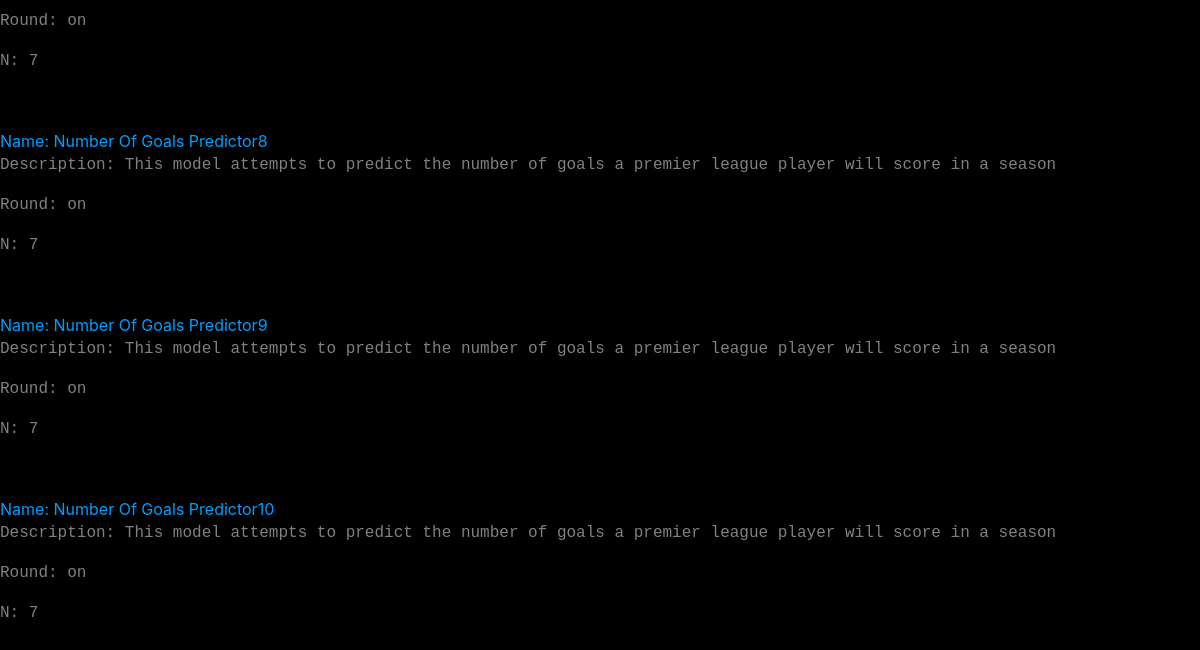
Before: /view (lower part) with the older database file.
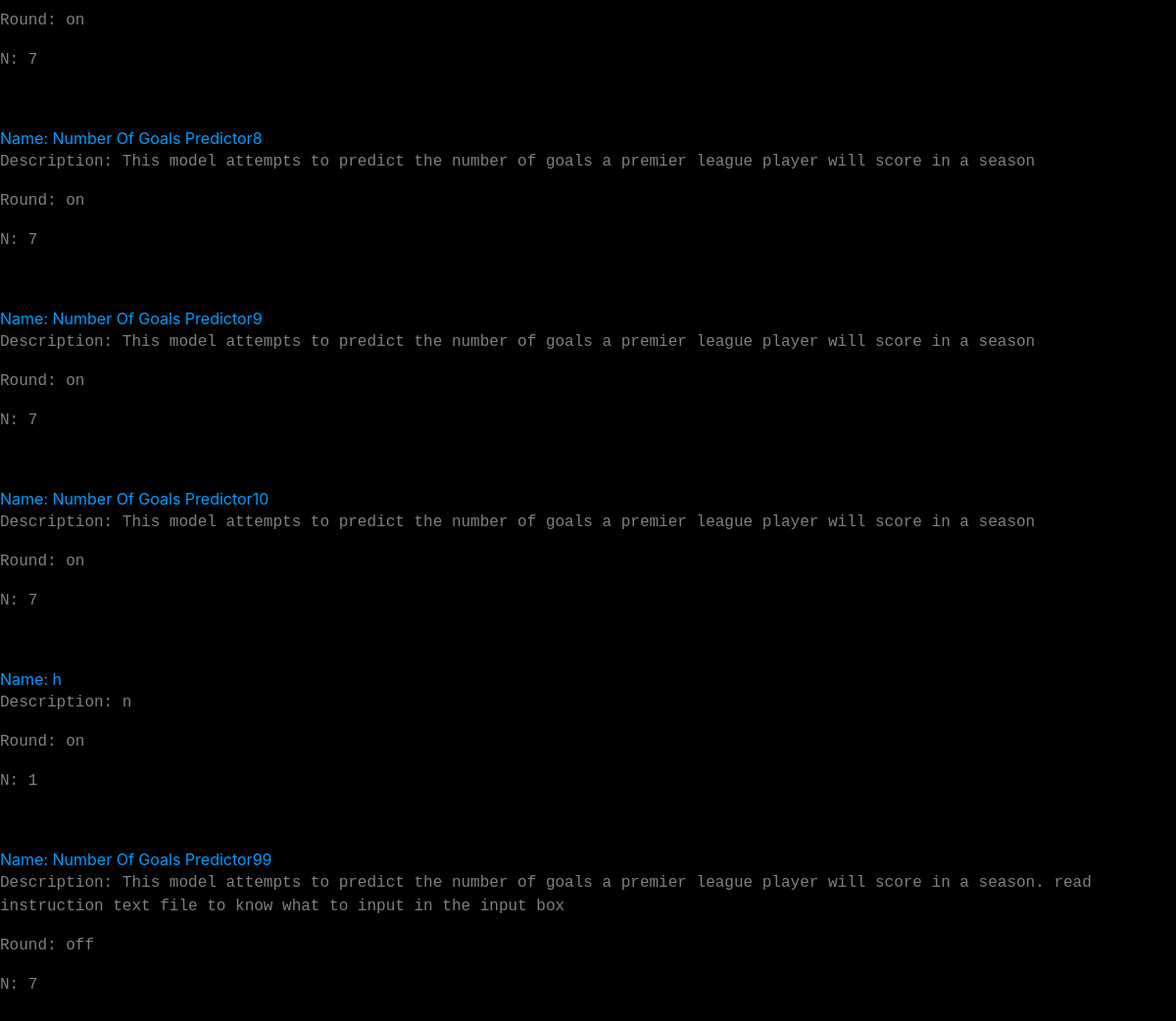
After: the same page with the newer database file.
### app.py (models this page shows, shortened)
class models(db.Model):
    _id = db.Column("id", db.Integer, primary_key=True)
    filename = db.Column(db.String(50))
    filedescription = db.Column(db.String(200))
    data = db.Column(db.LargeBinary)
    instructions = db.Column(db.LargeBinary)
    isround = db.Column(db.String(50))
    dictionary = db.Column(db.LargeBinary)
    parameterorder = db.Column(db.String(50))
    numberofparameters = db.Column(db.Integer())

### app.py (the view)
@app.route("/view")
def view():
    return render_template("view.html", values=models.query.all())

### templates/view.html (shortened to what this page needs)
{% extends "base.html" %}
{% block content %}
    {% for item in values %}
        <a href={{ url_for('view_model', name=item.filename) }}>Name: {{item.filename}}</a>
        <p>Description: {{item.filedescription}}</p>
        <p>Round: {{item.isround}}</p>
        <p>N: {{item.numberofparameters}}</p>
        <p>&ensp;</p>
    {% endfor %}
{% endblock %}

### templates/base.html (shortened to what this page needs)
<html>
<head>
    <link rel="stylesheet" href="https://cdn.jsdelivr.net/npm/bootstrap@4.3.1/dist/css/bootstrap.min.css">
</head>
<link rel="stylesheet" href="/static/styles/style.css"/>
    <body style="background-color:black;">
        {% block content %}
        {% endblock %}
    </body>
</html>

### static/styles/style.css (style rules this page uses)
p { color: grey; font-family: "Lucida Console", "Courier New", "monospace"; }
a { color: rgb(0, 157, 255); }

Changed rows visible on the page:
added models: filename "h", filedescription "n", isround "on", numberofparameters "1"
added models: filename "Number Of Goals Predictor99", filedescription "This model attempts to predict the number of goals a premier league player will score in a season. read instruction text file to know what to input in the input box", isround "off", numberofparameters "7"
